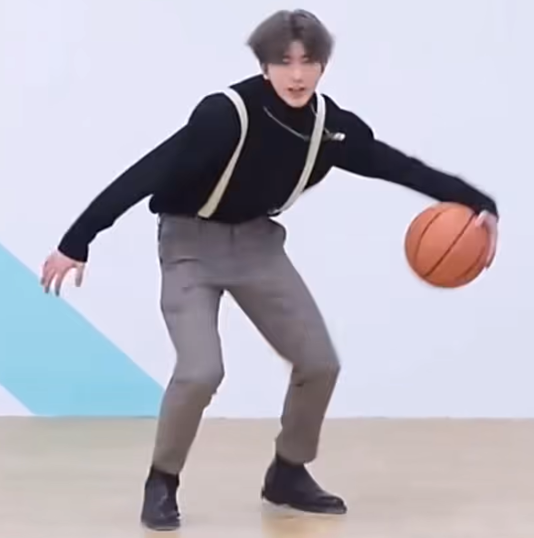
#> input picture fig2points/cxk.png, 1067 x 1076 px (shown at 1/2 size)
$ jupyter execute --allow-errors fig2points.ipynb   (shell and % lines are left out)
#> lines starting #> are read from the running program, lines starting #| are printed output that depends on the picture; after the words box and inside, x2 and y2 are one past the last pixel; in counts of white or black regions, pixels touching at a corner belong together
[cell 1]
import cv2 as cv
import numpy as np
import matplotlib.pyplot as plt

[cell 2]
# Load the image
img = cv.imread('./cxk.png', cv.IMREAD_GRAYSCALE)
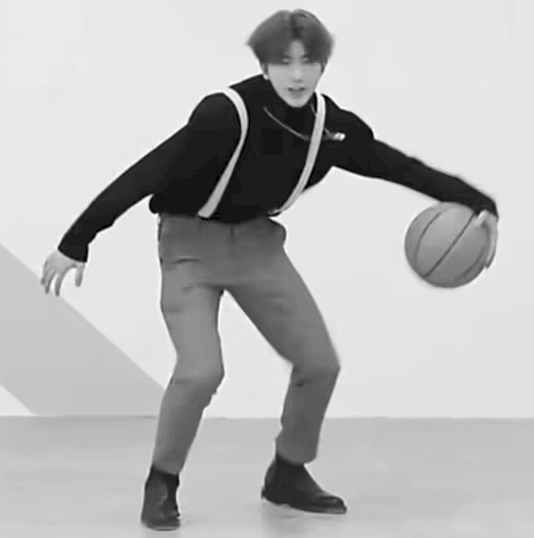
#> img: shape (1076, 1067) (shown at 1/2 size); min 0, max 255, mean 183.7
# resize the image
img = cv.resize(img, (1024, 1024))
#> img: shape (1024, 1024)
# Threshold the image to create a binary image
_, binary_img = cv.threshold(img, 160, 255, cv.THRESH_BINARY)
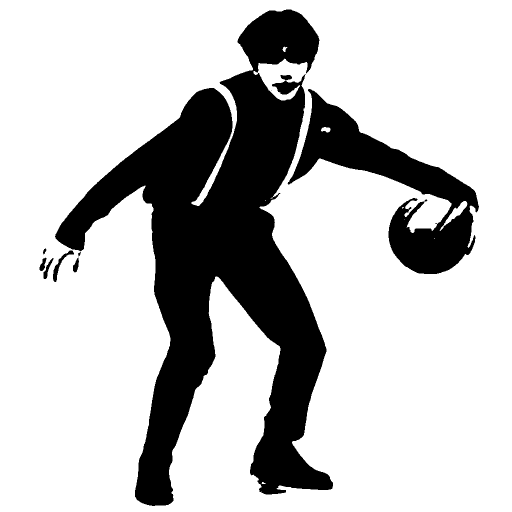
#> binary_img: shape (1024, 1024) (shown at 1/2 size); 75.8% white; 10 black regions (1 under 20 px), largest, box (x1, y1, x2, y2) and area: (110, 19, 666, 1012) 208773, (575, 178, 958, 548) 43082, (106, 501, 148, 564) 530
# invert the binary image
binary_img = cv.bitwise_not(binary_img)
#> binary_img: shape (1024, 1024); 24.2% white; 10 white regions (1 under 20 px)

plt.imshow(binary_img, cmap='gray')

[cell 3]
# Find contours
contours, _ = cv.findContours(binary_img, cv.RETR_EXTERNAL, cv.CHAIN_APPROX_SIMPLE)
#> contours = 10 contours, 2 with area under 20; largest, box (x1, y1, x2, y2) and area: (110, 19, 666, 1012) 206560, (575, 178, 958, 548) 43124, (106, 501, 148, 564) 454, (87, 516, 107, 558) 213, (146, 515, 158, 545) 178, (79, 515, 93, 542) 169, (561, 150, 584, 160) 152, (86, 497, 93, 509) 34

# Create an empty image for drawing contours
contour_img = np.zeros_like(img)

# Draw contours
cv.drawContours(contour_img, contours, -1, (255), thickness=cv.FILLED)
#> contour_img: shape (1024, 1024); 24.2% white; 10 white regions (1 under 20 px), largest, box (x1, y1, x2, y2) and area: (110, 19, 666, 1012) 208863, (575, 178, 958, 548) 43961, (106, 501, 148, 564) 530
plt.imshow(contour_img, cmap='gray')

[cell 4]
# extract the all the contours points
all_contour_points = []
print(f'Number of contours: {len(contours)}')
#| Number of contours: 10
for i in range(len(contours)):
    for j in range(len(contours[i])):
        all_contour_points.append(contours[i][j][0])
#> this loop made 10 passes
#> after the loop, all_contour_points = 3505 pairs, first value 79 to 957, second value 19 to 1011

all_contour_points = np.array(all_contour_points)
print('Shape of all_contour_points:', all_contour_points.shape)
#| Shape of all_contour_points: (3505, 2)
# map the points to the -4 4 grid
mapped_points = np.zeros_like(all_contour_points)
max = np.max(all_contour_points, axis=0)
#> max = [957, 1011]
min = np.min(all_contour_points, axis=0)
#> min = [79, 19]
mapped_points = (all_contour_points - min) / (max - min) * 8 - 4
#> mapped_points = 3505 pairs, first value -4 to 4, second value -4 to 4

# 反转所有点
mapped_points[:, 1] = -mapped_points[:, 1]

[cell 5]
# save to contour.txt
np.savetxt('contour.txt', mapped_points, fmt='%f', delimiter=' ')

[cell 6]
# draw the contour points
plt.scatter(mapped_points[:, 0], mapped_points[:, 1], s=1)
plt.gca().invert_yaxis()
plt.show()
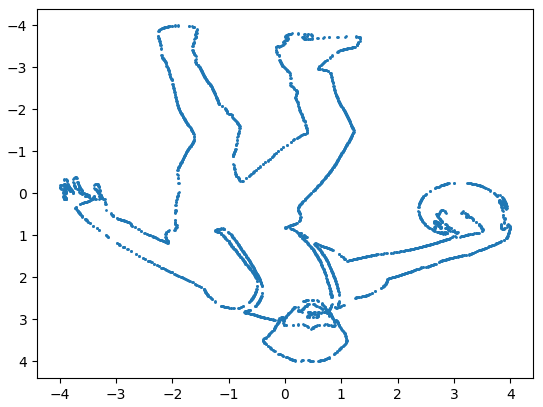
#> figure drawn by matplotlib, 1 panel
